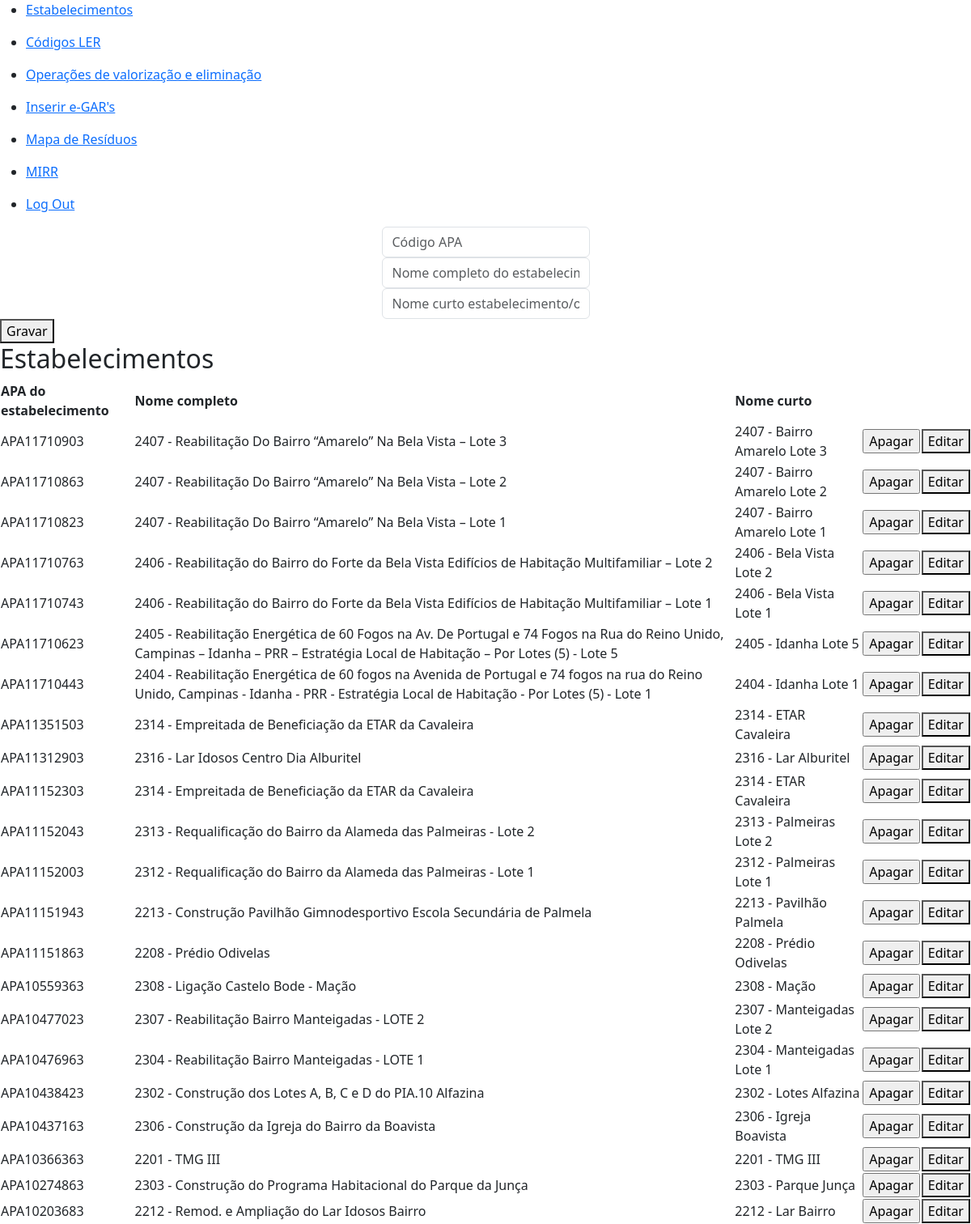
The app's page /establishments (signed in) with its own data.
### tables this page shows
CREATE TABLE apa_code_contract(
        id INTEGER PRIMARY KEY AUTOINCREMENT NOT NULL,
        apa_code TEXT NOT NULL,
        contract_full TEXT NOT NULL,
        contract_short TEXT NOT NULL
    );

### app.py (the view, shortened to what this page needs)
@app.route("/establishments", methods=["GET", "POST"])
@login_required
def establishments():
    if request.method == "GET":
        all_estab = db.execute("SELECT apa_code,contract_full,contract_short \
            FROM apa_code_contract ORDER BY apa_code DESC")
        return render_template("establishments.html", all_estab=all_estab)

### helpers.py (called while the page is built)
def login_required(f):
    @wraps(f)
    def decorated_function(*args, **kwargs):
        if session.get("user_id") is None:
            return redirect("/login")
        return f(*args, **kwargs)
    return decorated_function

### templates/establishments.html (shortened to what this page needs)
{% extends "layout.html" %}
{% block main %}
<form action="/establishments" method="post">
    <div>
        <input autocomplete="off" autofocus class="form-control mx-auto w-auto" name="apa_code" placeholder="Código APA"
            type="text">
    </div>
    <div>
        <input autocomplete="off" autofocus class="form-control mx-auto w-auto" name="nome_estab"
            placeholder="Nome completo do estabelecimento/obra" type="text">
    </div>
    <div>
        <input autocomplete="off" autofocus class="form-control mx-auto w-auto" name="nome_estab_curto"
            placeholder="Nome curto estabelecimento/obra" type="text">
    </div>
    <button type="submit">Gravar</button>
</form>
<h2>Estabelecimentos</h2>
<table style="width:100%">
    <thead>
        <tr>
            <th>APA do estabelecimento</th>
            <th>Nome completo</th>
            <th>Nome curto</th>
        </tr>
    </thead>
    <tbody>
        {% for row in all_estab %}
        <tr>
            <td>{{ row.apa_code }}</td>
            <td>{{ row.contract_full }}</td>
            <td>{{ row.contract_short }}</td>
            <td>
                <form action="/delete" method="post">
                    <div>
                        <input class="delete_button" type="submit" value="Apagar">
                    </div>
                </form>
            </td>
            <td>
                <button class="edit_button" onclick="showEditForm('{{ row.apa_code }}')">Editar</button>
            </td>
        </tr>
        {% endfor %}
    </tbody>
</table>
{% endblock %}

### templates/layout.html (shortened to what this page needs)
<!DOCTYPE html>
<html lang="en">
    <head>
        <link href="https://cdn.jsdelivr.net/npm/bootstrap@5.3.3/dist/css/bootstrap.min.css" rel="stylesheet">
    </head>
    <body>
        <nav>
            <div>
                <div>
                    {% if session["user_id"] %}
                        <ul>
                            <li><a href="/establishments">Estabelecimentos</a></li>
                        </ul>
                        <ul>
                            <li><a href="/codler_description">Códigos LER</a></li>
                        </ul>
                        <ul>
                            <li><a href="/operation_description">Operações de valorização e eliminação</a></li>
                        </ul>
                        <ul>
                            <li><a href="/insert">Inserir e-GAR's</a></li>
                        </ul>
                        <ul>
                            <li><a href="/history">Mapa de Resíduos</a></li>
                        </ul>
                        <ul>
                            <li><a href="/mirr">MIRR</a></li>
                        </ul>
                        <ul>
                            <li><a href="/logout">Log Out</a></li>
                        </ul>
                    {% else %}
                        <ul>
                            <li><a href="/register">Registo</a></li>
                            <li><a href="/login">Log In</a></li>
                        </ul>
                    {% endif %}
                </div>
            </div>
        </nav>
            {% block main %}{% endblock %}
    </body>
</html>

### records on screen
apa_code_contract: apa_code "APA11710903", contract_full "2407 - Reabilitação Do Bairro “Amarelo” Na Bela Vista – Lote 3", contract_short "2407 - Bairro Amarelo Lote 3"
apa_code_contract: apa_code "APA11710863", contract_full "2407 - Reabilitação Do Bairro “Amarelo” Na Bela Vista – Lote 2", contract_short "2407 - Bairro Amarelo Lote 2"
apa_code_contract: apa_code "APA11710823", contract_full "2407 - Reabilitação Do Bairro “Amarelo” Na Bela Vista – Lote 1", contract_short "2407 - Bairro Amarelo Lote 1"
apa_code_contract: apa_code "APA11710763", contract_full "2406 - Reabilitação do Bairro do Forte da Bela Vista Edifícios de Habitação Multifamiliar – Lote 2", contract_short "2406 - Bela Vista Lote 2"
apa_code_contract: apa_code "APA11710743", contract_full "2406 - Reabilitação do Bairro do Forte da Bela Vista Edifícios de Habitação Multifamiliar – Lote 1", contract_short "2406 - Bela Vista Lote 1"
apa_code_contract: apa_code "APA11710623", contract_full "2405 - Reabilitação Energética de 60 Fogos na Av. De Portugal e 74 Fogos na Rua do Reino Unido, Campinas – Idanha – PRR – Estratégia Local de Habitação – Por Lotes (5) - Lote 5", contract_short "2405 - Idanha Lote 5"
apa_code_contract: apa_code "APA11710443", contract_full "2404 - Reabilitação Energética de 60 fogos na Avenida de Portugal e 74 fogos na rua do Reino Unido, Campinas - Idanha - PRR - Estratégia Local de Habitação - Por Lotes (5) - Lote 1", contract_short "2404 - Idanha Lote 1"
apa_code_contract: apa_code "APA11351503", contract_full "2314 - Empreitada de Beneficiação da ETAR da Cavaleira", contract_short "2314 - ETAR Cavaleira"
apa_code_contract: apa_code "APA11312903", contract_full "2316 - Lar Idosos Centro Dia Alburitel", contract_short "2316 - Lar Alburitel"
apa_code_contract: apa_code "APA11152303", contract_full "2314 - Empreitada de Beneficiação da ETAR da Cavaleira", contract_short "2314 - ETAR Cavaleira"
apa_code_contract: apa_code "APA11152043", contract_full "2313 - Requalificação do Bairro da Alameda das Palmeiras - Lote 2", contract_short "2313 - Palmeiras Lote 2"
apa_code_contract: apa_code "APA11152003", contract_full "2312 - Requalificação do Bairro da Alameda das Palmeiras - Lote 1", contract_short "2312 - Palmeiras Lote 1"
apa_code_contract: apa_code "APA11151943", contract_full "2213 - Construção Pavilhão Gimnodesportivo Escola Secundária de Palmela", contract_short "2213 - Pavilhão Palmela"
apa_code_contract: apa_code "APA11151863", contract_full "2208 - Prédio Odivelas", contract_short "2208 - Prédio Odivelas"
apa_code_contract: apa_code "APA10559363", contract_full "2308 - Ligação Castelo Bode - Mação", contract_short "2308 - Mação"
apa_code_contract: apa_code "APA10477023", contract_full "2307 - Reabilitação Bairro Manteigadas - LOTE 2", contract_short "2307 - Manteigadas Lote 2"
apa_code_contract: apa_code "APA10476963", contract_full "2304 - Reabilitação Bairro Manteigadas - LOTE 1", contract_short "2304 - Manteigadas Lote 1"
apa_code_contract: apa_code "APA10438423", contract_full "2302 - Construção dos Lotes A, B, C e D do PIA.10 Alfazina", contract_short "2302 - Lotes Alfazina"
apa_code_contract: apa_code "APA10437163", contract_full "2306 - Construção da Igreja do Bairro da Boavista", contract_short "2306 - Igreja Boavista"
apa_code_contract: apa_code "APA10366363", contract_full "2201 - TMG III", contract_short "2201 - TMG III"
apa_code_contract: apa_code "APA10274863", contract_full "2303 - Construção do Programa Habitacional do Parque da Junça", contract_short "2303 - Parque Junça"
apa_code_contract: apa_code "APA10203683", contract_full "2212 - Remod. e Ampliação do Lar Idosos Bairro", contract_short "2212 - Lar Bairro"
